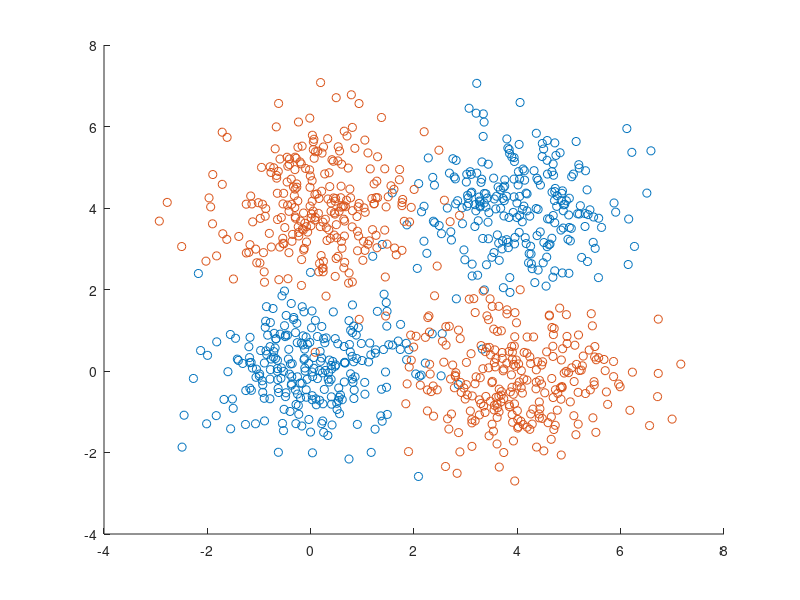

Here is the MATLAB script that generated this plot: (Note: this script raises an error after producing the figure.)
% XOR demonstration for NNET_matlab
clear all
close all
clc

%% Create data set 
N = 1000;
data = mvnrnd([0, 0], eye(2), N);
bin_idx = rand(N, 2) > 0.5;

data = data + bin_idx*4;
labels =  xor(bin_idx(:,1), bin_idx(:,2));
% little visualization
gscatter(data(:,1), data(:,2), labels)
X.data = data';
X.targets = labels'; 
%% Create network
addpath('../../NNET_matlab');
run ../load_nnet_basic.m;

in_dim = size(X.data, 1);
hid_dim = 6;
out_dim = size(X.targets, 1);

net.layers(1) = layer;
net.layers(1).W = randn(hid_dim, in_dim)/sqrt(in_dim);
net.layers(1).b = zeros(hid_dim, 1);
net.layers(1).f = hyptan;
net.layers(1).f_prime = hyptan_prime;
net.layers(1).delta_W = zeros(hid_dim, in_dim);
net.layers(1).delta_b = zeros(hid_dim, 1);
net.layers(1).grad_W = zeros(hid_dim, in_dim);
net.layers(1).grad_b = zeros(hid_dim, 1);

net.layers(2) = layer;
net.layers(2).W = randn(out_dim, hid_dim)/sqrt(hid_dim);
net.layers(2).b = zeros(out_dim, 1);
net.layers(2).f = logistic;
net.layers(2).f_prime = logistic_prime;
net.layers(2).delta_W = zeros(out_dim, hid_dim);
net.layers(2).delta_b = zeros(out_dim, 1);
net.layers(2).grad_W = zeros(out_dim, hid_dim);
net.layers(2).grad_b = zeros(out_dim, 1);

%% Train the network
%% And Now the algorithm finally
batchsize = 1000;
n_epochs = 600;
stepsize = 0.1;
[X_batches] = createMiniBatches(X, batchsize);
n_batches = size(X_batches.data, 3);
total_cost = zeros(n_batches, n_epochs);
figure(2)
for iEpc = 1:n_epochs
    fprintf('Epoch  %d\n',iEpc);
    for iBtch = 1 : n_batches
        
        net.layers = propagateForward(net.layers, X_batches.data(:,:, iBtch));
        % sample from code distribution
        Pred_label = net.layers(end).X_out;
        Pred_err = Pred_label - X_batches.targets(:,:,iBtch);
        total_cost(iBtch, iEpc) = (1/batchsize)*sum(-X_batches.targets(:,:,iBtch).*log(Pred_label) - (1-X_batches.targets(:,:,iBtch)).*log(1- Pred_label));
        diff_cost = (1/batchsize)*Pred_err./(Pred_label.*(1-Pred_label));
        % backpropagate the gradients
        net.layers = propagateBackward(net.layers, diff_cost);
        % compute updates for decoder networks
        net.layers = updateParamters(net.layers, stepsize, 'sgd');
        if mod(iBtch, 1)  == 0
            net.layers = propagateForward(net.layers, X.data);
            Pred_temp = net.layers(end).X_out;
            gscatter(X.data(1,:), X.data(2,:), Pred_temp > 0.5 )
            xlim([-4 8])
            ylim([-4 8])
            drawnow;
            pause(0.01)
        end
    end
    fprintf('Cost is %f\n', mean(total_cost(:, iEpc)));
end